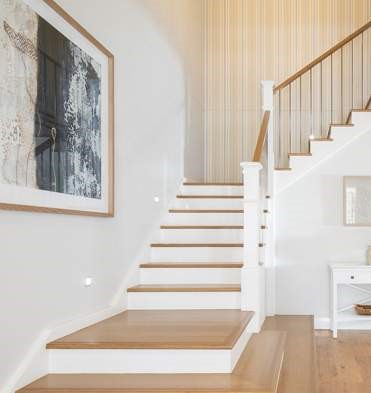
#> input picture stair.jpg, 371 x 393 px, given in place of stair.mp4, which was not available
$ python Stairs_in_realtime.py
#> lines starting #> are read from the running program, lines starting #| are printed output that depends on the picture; after the words box and inside, x2 and y2 are one past the last pixel; in counts of white or black regions, pixels touching at a corner belong together; pictures that were not available may be replaced by others from this repository, and a replacement may not be noted
# staircase detection using opencv techniques

# importing the necessary packages
import numpy as np
import cv2
from math import sqrt


# declaring variable to count the number of stairs
i = 0
# declaring variable to get length of line
b = 0
# declaring variable to check length of a set
c = 0
# declaring list to store length of lines
a = []
cap = cv2.VideoCapture('stair.mp4')

while (cap.isOpened()):
    ret, frame = cap.read()
#> frame is the input picture: shape (393, 371, 3); mean B, G, R 182.5, 192.4, 201.9
    frame=cv2.rotate(frame,cv2.cv2.ROTATE_90_CLOCKWISE)
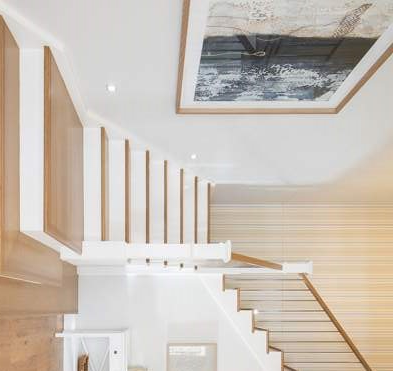
#> frame: shape (371, 393, 3); mean B, G, R 182.5, 192.4, 201.9

    # convert to grayscale
    grayscale = cv2.cvtColor(frame, cv2.COLOR_BGR2GRAY)
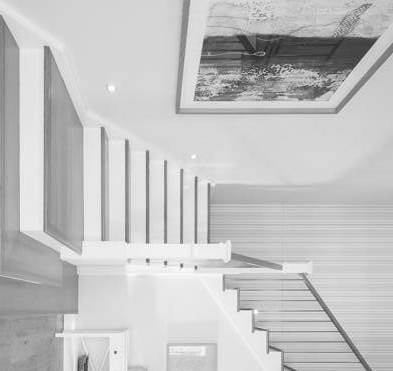
#> grayscale: shape (371, 393); min 23, max 255, mean 194.1

    # perform edge detection
    edges = cv2.Canny(grayscale, 50, 150)
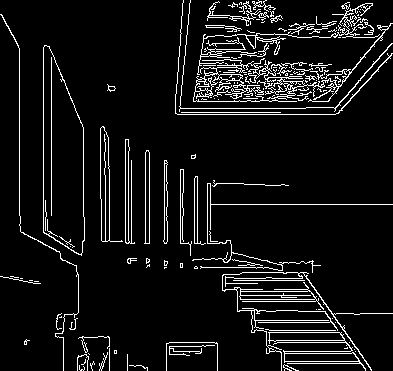
#> edges: shape (371, 393); 7.5% white in thin lines or dots

    # detect lines in the image using hough lines technique
    lines = cv2.HoughLinesP(edges, 1, np.pi / 180, 60, np.array([]), minLineLength=60, maxLineGap=5)
#> lines = 51 rows, first 6: [207, 204, 392, 204], [43, 232, 43, 47], [19, 215, 19, 48], [175, 108, 305, 108], [51, 215, 51, 51], [177, 114, 335, 114]

    # trying block to check if no any line in image
    try:

        # check if lines are there
        if lines in lines is not None:

             # taking each line for testing the parameters
             for line in lines:

                 # taking points from each line for testing
                 for x1, y1, x2, y2 in line:

                    # checking for parallel lines
                    if (y2 - y1) / (x2 - x1) in np.linspace(0, 0.5, 1000000):

                         b = sqrt((x2 - x1) ** 2 + (y2 - y1) ** 2)
                         a.append(b)
                         c = len(set(a))
                         i = i + 1

                         # checking if lines are of same length
                         # checking for sufficient numbers of lines
                         if (c != 1) and (4 < i < 20):
                            cv2.line(frame, (x1, y1), (x2, y2), (20, 220, 20), 2)
#> this loop made 51 passes
#> line on passes 1 to 12: [[207, 204, 392, 204]], [[43, 232, 43, 47]], [[19, 215, 19, 48]], [[175, 108, 305, 108]], [[51, 215, 51, 51]], [[177, 114, 335, 114]], [[277, 342, 352, 342]], [[303, 272, 371, 369]], [[100, 140, 101, 240]], [[297, 272, 365, 370]], [[175, 112, 182, 3]], [[193, 101, 259, 101]]
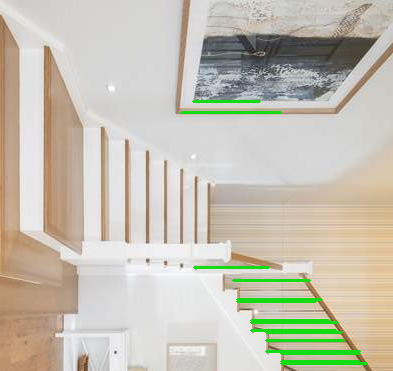
#> frame: shape (371, 393, 3); 2.28% of pixels changed, all inside (x1, y1, x2, y2) = (180, 100, 368, 365)
#> after the loop, a = [185, 130, 158, 75, 66, 93, 86, 78, 99, 76, 84, 77, 77, 84, 77, 85, 78, 74, 75, 72, 73, 70]; i = 22
        if (c != 1) and (4 < i < 20):
            k = str(i)
            font = cv2.FONT_HERSHEY_COMPLEX
            org = (20, 160)
            color = (255, 0, 0)
            fontScale = 0.5
            thickness = 1
            cv2.putText(frame, k + ' stairs', org, font, fontScale, color, thickness)


    # if no line is detected so no chance for stairs
    except Exception:
        # to do nothing if there is no any line in image
        pass

    cv2.imshow('frame', frame)
    if cv2.waitKey(10 & 0xFF) == ord('q'):
#> (key q is pressed here)
        break

cap.release()
cv2.destroyAllWindows()
